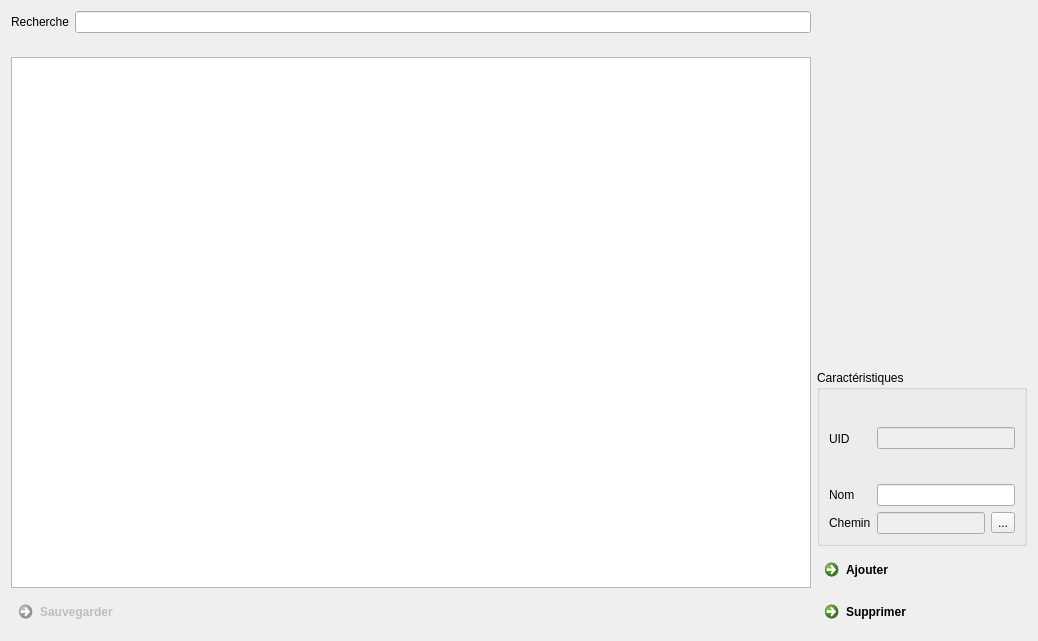
<?xml version="1.0" encoding="UTF-8"?>
<ui version="4.0">
 <class>FileManager</class>
 <widget class="QWidget" name="FileManager">
  <property name="geometry">
   <rect>
    <x>0</x>
    <y>0</y>
    <width>1038</width>
    <height>641</height>
   </rect>
  </property>
  <property name="sizePolicy">
   <sizepolicy hsizetype="MinimumExpanding" vsizetype="MinimumExpanding">
    <horstretch>0</horstretch>
    <verstretch>0</verstretch>
   </sizepolicy>
  </property>
  <property name="windowTitle">
   <string>Asset Manager</string>
  </property>
  <property name="windowIcon">
   <iconset resource="../icons.qrc">
    <normaloff>:/editor/icons/icons/assets.png</normaloff>:/editor/icons/icons/assets.png</iconset>
  </property>
  <layout class="QGridLayout" name="gridLayout">
   <item row="0" column="1">
    <widget class="QLineEdit" name="ln_search"/>
   </item>
   <item row="4" column="0" colspan="2">
    <widget class="QTableView" name="tableView">
     <property name="editTriggers">
      <set>QAbstractItemView::NoEditTriggers</set>
     </property>
     <property name="selectionMode">
      <enum>QAbstractItemView::SingleSelection</enum>
     </property>
     <property name="selectionBehavior">
      <enum>QAbstractItemView::SelectRows</enum>
     </property>
     <property name="sortingEnabled">
      <bool>true</bool>
     </property>
     <attribute name="horizontalHeaderCascadingSectionResizes">
      <bool>true</bool>
     </attribute>
     <attribute name="horizontalHeaderDefaultSectionSize">
      <number>39</number>
     </attribute>
     <attribute name="horizontalHeaderShowSortIndicator" stdset="0">
      <bool>true</bool>
     </attribute>
     <attribute name="horizontalHeaderStretchLastSection">
      <bool>true</bool>
     </attribute>
     <attribute name="verticalHeaderVisible">
      <bool>false</bool>
     </attribute>
     <attribute name="verticalHeaderMinimumSectionSize">
      <number>17</number>
     </attribute>
     <attribute name="verticalHeaderDefaultSectionSize">
      <number>20</number>
     </attribute>
    </widget>
   </item>
   <item row="0" column="3" rowspan="6" colspan="2">
    <layout class="QVBoxLayout" name="verticalLayout">
     <item>
      <spacer name="verticalSpacer_2">
       <property name="orientation">
        <enum>Qt::Vertical</enum>
       </property>
       <property name="sizeHint" stdset="0">
        <size>
         <width>20</width>
         <height>40</height>
        </size>
       </property>
      </spacer>
     </item>
     <item>
      <widget class="FileViewer" name="fileViewer" native="true"/>
     </item>
     <item>
      <spacer name="verticalSpacer">
       <property name="orientation">
        <enum>Qt::Vertical</enum>
       </property>
       <property name="sizeHint" stdset="0">
        <size>
         <width>20</width>
         <height>40</height>
        </size>
       </property>
      </spacer>
     </item>
     <item>
      <widget class="QGroupBox" name="grp_Mapper">
       <property name="sizePolicy">
        <sizepolicy hsizetype="MinimumExpanding" vsizetype="MinimumExpanding">
         <horstretch>0</horstretch>
         <verstretch>0</verstretch>
        </sizepolicy>
       </property>
       <property name="minimumSize">
        <size>
         <width>0</width>
         <height>0</height>
        </size>
       </property>
       <property name="title">
        <string>Caractéristiques</string>
       </property>
       <layout class="QGridLayout" name="gridLayout_2">
        <item row="3" column="1">
         <widget class="QLineEdit" name="ln_Path">
          <property name="enabled">
           <bool>false</bool>
          </property>
         </widget>
        </item>
        <item row="1" column="1" colspan="2">
         <widget class="QLineEdit" name="ln_UID">
          <property name="enabled">
           <bool>false</bool>
          </property>
          <property name="readOnly">
           <bool>true</bool>
          </property>
         </widget>
        </item>
        <item row="3" column="2">
         <widget class="QToolButton" name="btn_Path">
          <property name="text">
           <string>...</string>
          </property>
         </widget>
        </item>
        <item row="2" column="1" colspan="2">
         <widget class="QLineEdit" name="ln_Name"/>
        </item>
        <item row="3" column="0">
         <widget class="QLabel" name="label">
          <property name="text">
           <string>Chemin</string>
          </property>
         </widget>
        </item>
        <item row="1" column="0">
         <widget class="QLabel" name="label_4">
          <property name="sizePolicy">
           <sizepolicy hsizetype="Preferred" vsizetype="MinimumExpanding">
            <horstretch>0</horstretch>
            <verstretch>0</verstretch>
           </sizepolicy>
          </property>
          <property name="text">
           <string>UID</string>
          </property>
         </widget>
        </item>
        <item row="2" column="0">
         <widget class="QLabel" name="label_3">
          <property name="text">
           <string>Nom</string>
          </property>
         </widget>
        </item>
       </layout>
      </widget>
     </item>
     <item>
      <widget class="QCommandLinkButton" name="bnt_Add">
       <property name="text">
        <string>Ajouter</string>
       </property>
      </widget>
     </item>
     <item>
      <widget class="QCommandLinkButton" name="btn_Remove">
       <property name="text">
        <string>Supprimer</string>
       </property>
      </widget>
     </item>
    </layout>
   </item>
   <item row="5" column="0" colspan="2">
    <widget class="QCommandLinkButton" name="btn_save">
     <property name="enabled">
      <bool>false</bool>
     </property>
     <property name="text">
      <string>Sauvegarder</string>
     </property>
    </widget>
   </item>
   <item row="0" column="0">
    <widget class="QLabel" name="label_5">
     <property name="text">
      <string>Recherche</string>
     </property>
    </widget>
   </item>
  </layout>
 </widget>
 <customwidgets>
  <customwidget>
   <class>FileViewer</class>
   <extends>QWidget</extends>
   <header>FileManager/FileViewer.h</header>
   <container>1</container>
  </customwidget>
 </customwidgets>
 <resources>
  <include location="../icons.qrc"/>
 </resources>
 <connections>
  <connection>
   <sender>bnt_Add</sender>
   <signal>clicked()</signal>
   <receiver>FileManager</receiver>
   <slot>createFile()</slot>
   <hints>
    <hint type="sourcelabel">
     <x>871</x>
     <y>567</y>
    </hint>
    <hint type="destinationlabel">
     <x>311</x>
     <y>459</y>
    </hint>
   </hints>
  </connection>
  <connection>
   <sender>btn_Path</sender>
   <signal>clicked()</signal>
   <receiver>FileManager</receiver>
   <slot>browseForFile()</slot>
   <hints>
    <hint type="sourcelabel">
     <x>853</x>
     <y>528</y>
    </hint>
    <hint type="destinationlabel">
     <x>610</x>
     <y>553</y>
    </hint>
   </hints>
  </connection>
  <connection>
   <sender>tableView</sender>
   <signal>clicked(QModelIndex)</signal>
   <receiver>FileManager</receiver>
   <slot>rowChanged(QModelIndex)</slot>
   <hints>
    <hint type="sourcelabel">
     <x>457</x>
     <y>333</y>
    </hint>
    <hint type="destinationlabel">
     <x>698</x>
     <y>413</y>
    </hint>
   </hints>
  </connection>
  <connection>
   <sender>btn_Remove</sender>
   <signal>clicked()</signal>
   <receiver>FileManager</receiver>
   <slot>removeFile()</slot>
   <hints>
    <hint type="sourcelabel">
     <x>875</x>
     <y>641</y>
    </hint>
    <hint type="destinationlabel">
     <x>885</x>
     <y>651</y>
    </hint>
   </hints>
  </connection>
  <connection>
   <sender>btn_save</sender>
   <signal>clicked()</signal>
   <receiver>FileManager</receiver>
   <slot>saveToFile()</slot>
   <hints>
    <hint type="sourcelabel">
     <x>210</x>
     <y>626</y>
    </hint>
    <hint type="destinationlabel">
     <x>460</x>
     <y>609</y>
    </hint>
   </hints>
  </connection>
  <connection>
   <sender>ln_search</sender>
   <signal>textEdited(QString)</signal>
   <receiver>FileManager</receiver>
   <slot>search(QString)</slot>
   <hints>
    <hint type="sourcelabel">
     <x>325</x>
     <y>20</y>
    </hint>
    <hint type="destinationlabel">
     <x>461</x>
     <y>15</y>
    </hint>
   </hints>
  </connection>
 </connections>
 <slots>
  <slot>rowChanged(QModelIndex)</slot>
  <slot>createFile()</slot>
  <slot>browseForFile()</slot>
  <slot>saveChanges()</slot>
  <slot>removeFile()</slot>
  <slot>playSound()</slot>
  <slot>saveToFile()</slot>
  <slot>search(QString)</slot>
 </slots>
</ui>
